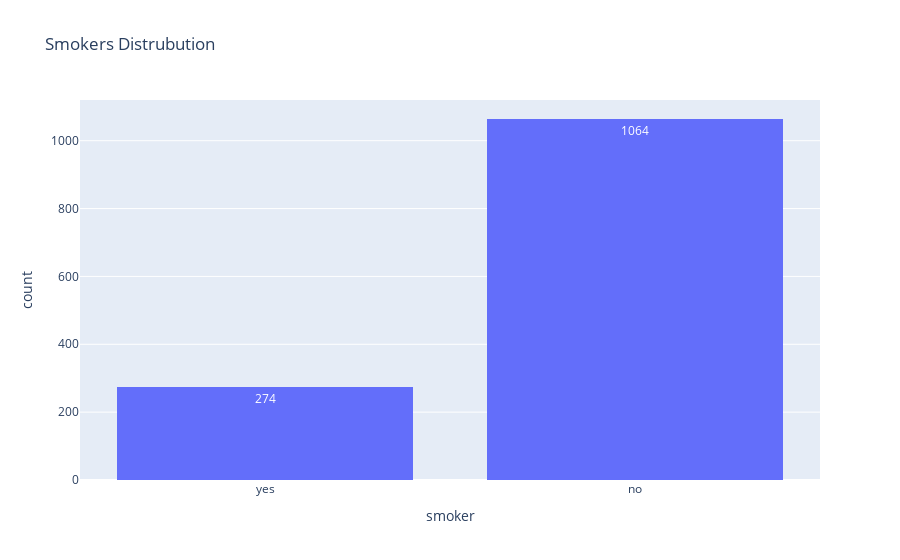

Write notebook code for a chart like this one.
### Code cell
df = data1
figure = px.histogram(df, x = "smoker",histfunc = "count", 
                      text_auto = True, 
                      title= "Smokers Distrubution")
figure.show()

### Figure 1 — Plotly figure (JSON) as saved in the notebook; plotly's stock layout.template omitted (floating-point values rounded to 4 significant figures; data arrays with more than 128 entries replaced by an {"elided": "..."} marker saying what was removed)
{"data": [{"alignmentgroup": "True", "bingroup": "x", "histfunc": "count", "hovertemplate": "smoker=%{x}<br>count=%{y}<extra></extra>", "legendgroup": "", "marker": {"color": "#636efa", "pattern": {"shape": ""}}, "name": "", "offsetgroup": "", "orientation": "v", "showlegend": false, "texttemplate": "%{value}", "type": "histogram", "x": {"elided": "1338 str values"}, "xaxis": "x", "yaxis": "y"}], "layout": {"barmode": "relative", "legend": {"tracegroupgap": 0}, "title": {"text": "Smokers Distrubution"}, "xaxis": {"anchor": "y", "domain": [0, 1], "title": {"text": "smoker"}}, "yaxis": {"anchor": "x", "domain": [0, 1], "title": {"text": "count"}}}}
